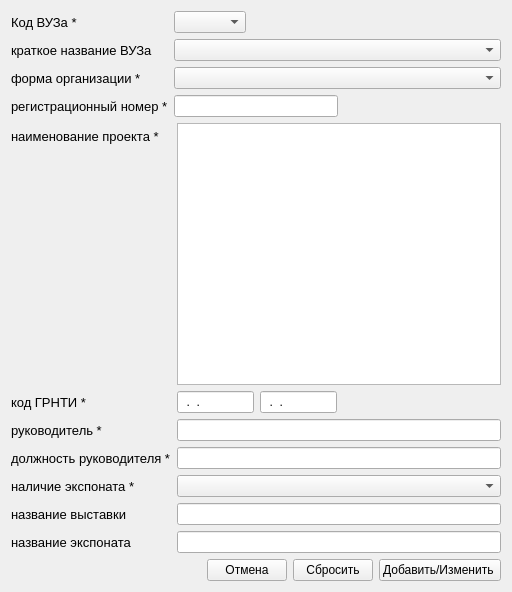
<?xml version="1.0" encoding="UTF-8"?>
<ui version="4.0">
 <class>Form</class>
 <widget class="QWidget" name="Form">
  <property name="geometry">
   <rect>
    <x>0</x>
    <y>0</y>
    <width>512</width>
    <height>592</height>
   </rect>
  </property>
  <property name="windowTitle">
   <string>Вставка строки</string>
  </property>
  <layout class="QVBoxLayout" name="verticalLayout">
   <item>
    <layout class="QFormLayout" name="formLayout">
     <item row="0" column="0">
      <widget class="QLabel" name="label">
       <property name="font">
        <font>
         <pointsize>10</pointsize>
        </font>
       </property>
       <property name="text">
        <string>Код ВУЗа *</string>
       </property>
      </widget>
     </item>
     <item row="0" column="1">
      <layout class="QHBoxLayout" name="horizontalLayout">
       <item>
        <widget class="QComboBox" name="comboBox_codvuz"/>
       </item>
       <item>
        <spacer name="horizontalSpacer">
         <property name="orientation">
          <enum>Qt::Horizontal</enum>
         </property>
         <property name="sizeHint" stdset="0">
          <size>
           <width>88</width>
           <height>18</height>
          </size>
         </property>
        </spacer>
       </item>
      </layout>
     </item>
     <item row="1" column="0">
      <widget class="QLabel" name="label_2">
       <property name="font">
        <font>
         <pointsize>10</pointsize>
        </font>
       </property>
       <property name="text">
        <string>краткое название ВУЗа</string>
       </property>
      </widget>
     </item>
     <item row="1" column="1">
      <widget class="QComboBox" name="comboBox_z2"/>
     </item>
     <item row="2" column="0">
      <widget class="QLabel" name="label_5">
       <property name="font">
        <font>
         <pointsize>10</pointsize>
        </font>
       </property>
       <property name="text">
        <string>форма организации *</string>
       </property>
      </widget>
     </item>
     <item row="2" column="1">
      <widget class="QComboBox" name="comboBox_type"/>
     </item>
     <item row="3" column="0">
      <widget class="QLabel" name="label_4">
       <property name="font">
        <font>
         <pointsize>10</pointsize>
        </font>
       </property>
       <property name="text">
        <string>регистрационный номер *</string>
       </property>
      </widget>
     </item>
     <item row="3" column="1">
      <layout class="QHBoxLayout" name="horizontalLayout_5">
       <item>
        <widget class="QLineEdit" name="lineEdit_regnum">
         <property name="maxLength">
          <number>10</number>
         </property>
        </widget>
       </item>
       <item>
        <spacer name="horizontalSpacer_5">
         <property name="orientation">
          <enum>Qt::Horizontal</enum>
         </property>
         <property name="sizeHint" stdset="0">
          <size>
           <width>40</width>
           <height>20</height>
          </size>
         </property>
        </spacer>
       </item>
      </layout>
     </item>
    </layout>
   </item>
   <item>
    <layout class="QFormLayout" name="formLayout_2">
     <item row="0" column="0">
      <widget class="QLabel" name="label_3">
       <property name="font">
        <font>
         <pointsize>10</pointsize>
        </font>
       </property>
       <property name="text">
        <string>наименование проекта *</string>
       </property>
      </widget>
     </item>
     <item row="0" column="1">
      <widget class="QTextEdit" name="lineEdit_subject"/>
     </item>
     <item row="1" column="0">
      <widget class="QLabel" name="label_6">
       <property name="font">
        <font>
         <pointsize>10</pointsize>
        </font>
       </property>
       <property name="text">
        <string>код ГРНТИ *</string>
       </property>
      </widget>
     </item>
     <item row="1" column="1">
      <layout class="QHBoxLayout" name="horizontalLayout_3">
       <item>
        <widget class="QLineEdit" name="lineEdit_grnti1">
         <property name="inputMask">
          <string>00.00.00</string>
         </property>
         <property name="text">
          <string>..</string>
         </property>
         <property name="maxLength">
          <number>8</number>
         </property>
        </widget>
       </item>
       <item>
        <widget class="QLineEdit" name="lineEdit_grnti2">
         <property name="inputMask">
          <string>00.00.00</string>
         </property>
         <property name="text">
          <string>..</string>
         </property>
        </widget>
       </item>
       <item>
        <spacer name="horizontalSpacer_2">
         <property name="orientation">
          <enum>Qt::Horizontal</enum>
         </property>
         <property name="sizeHint" stdset="0">
          <size>
           <width>38</width>
           <height>20</height>
          </size>
         </property>
        </spacer>
       </item>
       <item>
        <spacer name="horizontalSpacer_3">
         <property name="orientation">
          <enum>Qt::Horizontal</enum>
         </property>
         <property name="sizeHint" stdset="0">
          <size>
           <width>188</width>
           <height>20</height>
          </size>
         </property>
        </spacer>
       </item>
      </layout>
     </item>
     <item row="2" column="0">
      <widget class="QLabel" name="label_7">
       <property name="font">
        <font>
         <pointsize>10</pointsize>
        </font>
       </property>
       <property name="text">
        <string>руководитель *</string>
       </property>
      </widget>
     </item>
     <item row="2" column="1">
      <widget class="QLineEdit" name="lineEdit_bossname"/>
     </item>
     <item row="3" column="0">
      <widget class="QLabel" name="label_9">
       <property name="font">
        <font>
         <pointsize>10</pointsize>
        </font>
       </property>
       <property name="text">
        <string>должность руководителя *</string>
       </property>
      </widget>
     </item>
     <item row="3" column="1">
      <widget class="QLineEdit" name="lineEdit_bosstitle"/>
     </item>
     <item row="4" column="0">
      <widget class="QLabel" name="label_8">
       <property name="font">
        <font>
         <pointsize>10</pointsize>
        </font>
       </property>
       <property name="text">
        <string>наличие экспоната *</string>
       </property>
      </widget>
     </item>
     <item row="4" column="1">
      <widget class="QComboBox" name="comboBox_exhitype"/>
     </item>
     <item row="5" column="0">
      <widget class="QLabel" name="label_10">
       <property name="font">
        <font>
         <pointsize>10</pointsize>
        </font>
       </property>
       <property name="text">
        <string>название выставки</string>
       </property>
      </widget>
     </item>
     <item row="5" column="1">
      <widget class="QLineEdit" name="lineEdit_vystavki"/>
     </item>
     <item row="6" column="0">
      <widget class="QLabel" name="label_11">
       <property name="font">
        <font>
         <pointsize>10</pointsize>
        </font>
       </property>
       <property name="text">
        <string>название экспоната</string>
       </property>
      </widget>
     </item>
     <item row="6" column="1">
      <widget class="QLineEdit" name="lineEdit_exponat"/>
     </item>
    </layout>
   </item>
   <item>
    <layout class="QHBoxLayout" name="horizontalLayout_4">
     <item>
      <spacer name="horizontalSpacer_4">
       <property name="orientation">
        <enum>Qt::Horizontal</enum>
       </property>
       <property name="sizeHint" stdset="0">
        <size>
         <width>40</width>
         <height>20</height>
        </size>
       </property>
      </spacer>
     </item>
     <item>
      <layout class="QHBoxLayout" name="horizontalLayout_2">
       <item>
        <widget class="QPushButton" name="Button_cancel">
         <property name="text">
          <string>Отмена</string>
         </property>
        </widget>
       </item>
       <item>
        <widget class="QPushButton" name="Button_reset">
         <property name="text">
          <string>Сбросить</string>
         </property>
        </widget>
       </item>
       <item>
        <widget class="QPushButton" name="Button_add">
         <property name="text">
          <string>Добавить/Изменить </string>
         </property>
        </widget>
       </item>
      </layout>
     </item>
    </layout>
   </item>
  </layout>
 </widget>
 <resources/>
 <connections/>
</ui>
